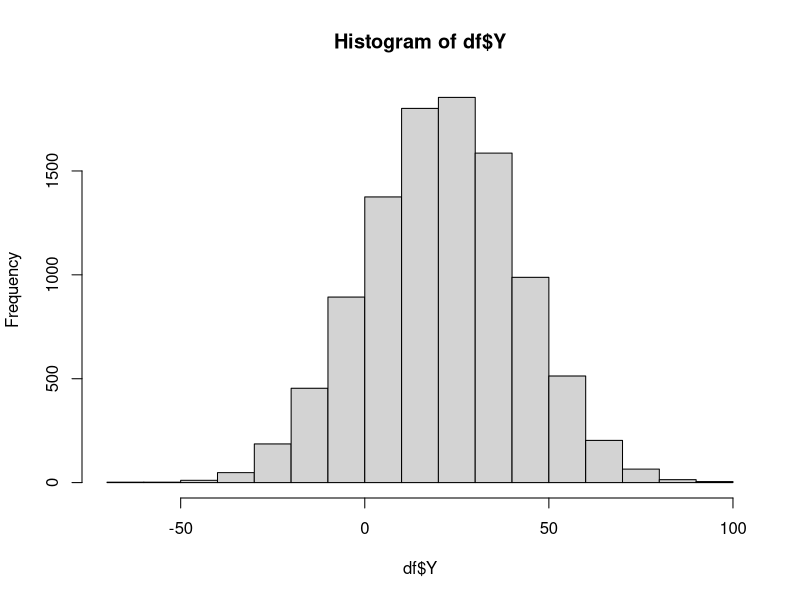

The R script that drew this image: (Note: this script raises an error after producing the figure.)
## ---- chunk 1
knitr::opts_chunk$set(echo = TRUE, warning = F, message = F)
## ---- chunk 2
library(tidyverse)
library(kableExtra)
## ---- chunk 3
set.seed(41)
N <- 41 # Random number greater than or equal to 6
n <- 10000 # Quantity of random normal numbers to generate
sigma <- (N + 1)/2 # Sigma
mu <- sigma # Mu = Sigma
# Generate random number
df <- data.frame(X = runif(n, min = 1, max = N), 
                 Y = rnorm(n, mean = mu, sd = sigma))
# Display random numbers
head(df, 10)
hist(df$Y)
## ---- chunk 4
x = median(df$X) # median of X
y = quantile(df$Y, 0.25) # 1st quartile of Y
# A. P(X>x | X>y)
PXxXy <- df %>% 
  filter(X>x, X>y) %>% 
  nrow() / n
PXy <- df %>% 
  filter(X>y) %>% 
  nrow() / n 
A <- signif((PXxXy / PXy), 3)
# B. P(X>x, Y>y)
PXxXy <- df %>% 
  filter(X>x, Y>y) %>% 
  nrow() / n
B <- signif(PXxXy, 3)
# C. P(X<x | X>y)
PXxXy <- df %>% 
  filter(X < x, 
         X > y) %>% 
  nrow() / n
PXy <- df %>% 
  filter(X > y) %>% 
  nrow() / n 
C <- PXxXy/PXy
print(paste("A.:",A,"B.:",B,"C.:",C))
## ---- chunk 5
# Joint P
JAB <- df %>% 
  mutate(A = ifelse(X > x, "X > x", "X < x")) %>% 
  mutate(B = ifelse(Y > y, " Y > y", " Y < y")) %>% 
  group_by(A, B) %>% 
  summarise(total = n()) %>% 
  mutate(P = total / n)
# Marginal P
MA <- JAB %>% 
  ungroup() %>% 
  group_by(A) %>% 
  summarise(sum = sum(total), P = sum(P))
MB <- JAB %>% 
  ungroup() %>% 
  group_by(B) %>% 
  summarise(sum = sum(total), P = sum(P))
# build a table
tbl <- bind_rows(JAB, MA, MB) %>% 
  select(-total) %>% 
  spread(A, P) 
colnames(tbl) <- c("Condition", "sum", "X<x", "X>x", "Total")
kable(tbl)
## ---- chunk 6
fisher.test(matrix,simulate.p.value=TRUE)
## ---- chunk 7
chisq.test(matrix, correct=TRUE)
